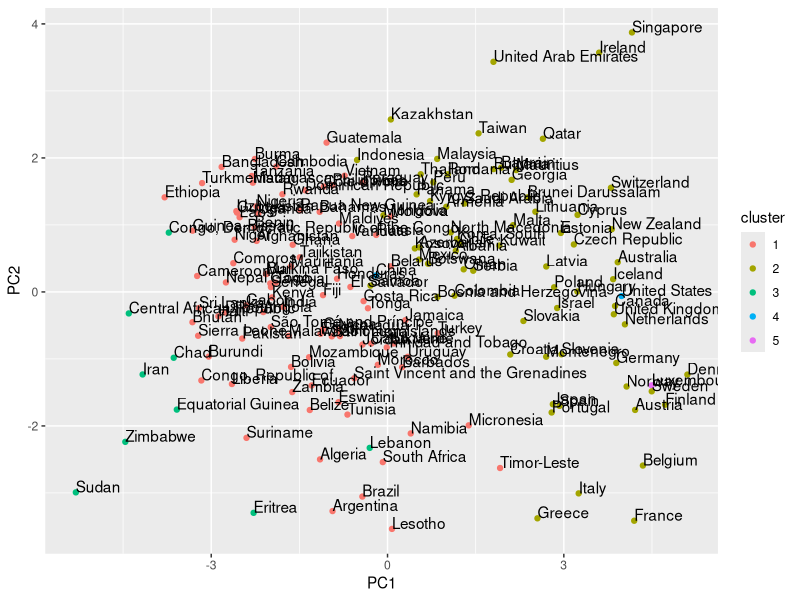

Here is the R script that generated this plot:
## ---- chunk 1
knitr::opts_chunk$set(echo = TRUE)
library(readxl)
library(tidyverse)
## ---- chunk 2
econdata <- read_xls('index2021_data.xls')
## ---- chunk 3
glimpse(econdata)
## ---- chunk 4
econdata_colnames <- names(econdata)

econdata <- data.frame(lapply(econdata, function(x){
  gsub('N/A',NA,x)
}))

names(econdata) <- econdata_colnames

to_numeric <- function(x){
  as.numeric(as.character(x))
}

econdata <- econdata %>%
  mutate_at(vars(-one_of('Country Name', 'WEBNAME', 'Region', 'Country')),
  to_numeric)

econdata$Country <- NULL
econdata$WEBNAME <- NULL
econdata$CountryID <- NULL
## ---- chunk 5
colSums(is.na(econdata))
## ---- chunk 6
econdata <- econdata %>%
  drop_na()
## ---- chunk 7
econdata$Region <- as_factor(econdata$Region)

econdata <- econdata%>%
  mutate(
    FDI_pop = `FDI Inflow (Millions)`/`Population (Millions)`
  )

econdata$`Region Rank` <- NULL
econdata$`World Rank` <- NULL
econdata$`Population (Millions)` <- NULL
econdata$`FDI Inflow (Millions)` <- NULL
## ---- chunk 8
clean_data <- econdata %>%
  select(-one_of("Country Name",'Region'))

clean_data <- apply(clean_data,2,scale)

rownames(clean_data) <- econdata$`Country Name`
## ---- chunk 9
hc_econ <- hclust(dist(clean_data),
                  method = 'complete')
## ---- chunk 10
which(cutree(hc_econ,6)==6)
## ---- chunk 11
clean_data <- clean_data[-170,]
## ---- chunk 12
hc_econ2 <- hclust(dist(clean_data),
                   method = 'complete')
## ---- chunk 13
table(cutree(hc_econ2,5))
## ---- chunk 14
clean_data <- cbind(clean_data, cluster = c(cutree(hc_econ2,5)))
clean_data <- as.data.frame(clean_data)
## ---- chunk 15
rownames(clean_data[which(clean_data$cluster==1),])
## ---- chunk 16
rownames(clean_data[which(clean_data$cluster==2),])
## ---- chunk 17
rownames(clean_data[which(clean_data$cluster==3),])
## ---- chunk 18
rownames(clean_data[which(clean_data$cluster==4),])
## ---- chunk 19
rownames(clean_data[which(clean_data$cluster==5),])
## ---- chunk 20
pca_econ <- prcomp(clean_data[,-clean_data$cluster])
## ---- chunk 21
pca_df <- data.frame(
  countryname = as.character(rownames(clean_data)),
  PC1 = pca_econ$x[,'PC1'],
  PC2 = pca_econ$x[,'PC2'],
  cluster = factor(clean_data$cluster)
)
## ---- chunk 22
ggplot(pca_df)+
  geom_point(aes(PC1,PC2,colour = cluster))+
  geom_text(aes(PC1,PC2,label = countryname), hjust = 0, vjust = 0)
## ---- chunk 23
pca_econ$rotation
